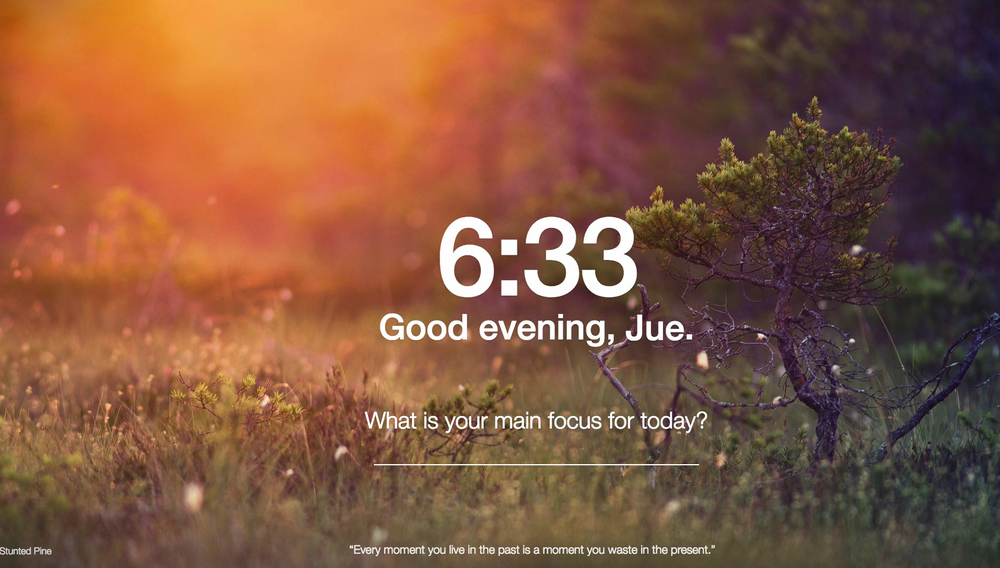
#> input picture watermark.png, 1000 x 568 px, shrunk from 1685 x 957 before the run
$ python measure.py   (Python 2 division)
#> lines starting #> are read from the running program, lines starting #| are printed output that depends on the picture
import re
import cv2
import math
import time
import socket
import numpy as np
from PIL import Image,ImageDraw,ImageFont,ImageGrab

measure = cv2.imread('watermark.png', 1)
#> measure is the input picture: shape (568, 1000, 3); mean B, G, R 62.3, 86.5, 131.8
w, h =measure.shape[:2]
#> w = 568; h = 1000
(measure_B,measure_G,measure_R) = cv2.split(cv2.cvtColor(measure, cv2.COLOR_BGR2YUV))
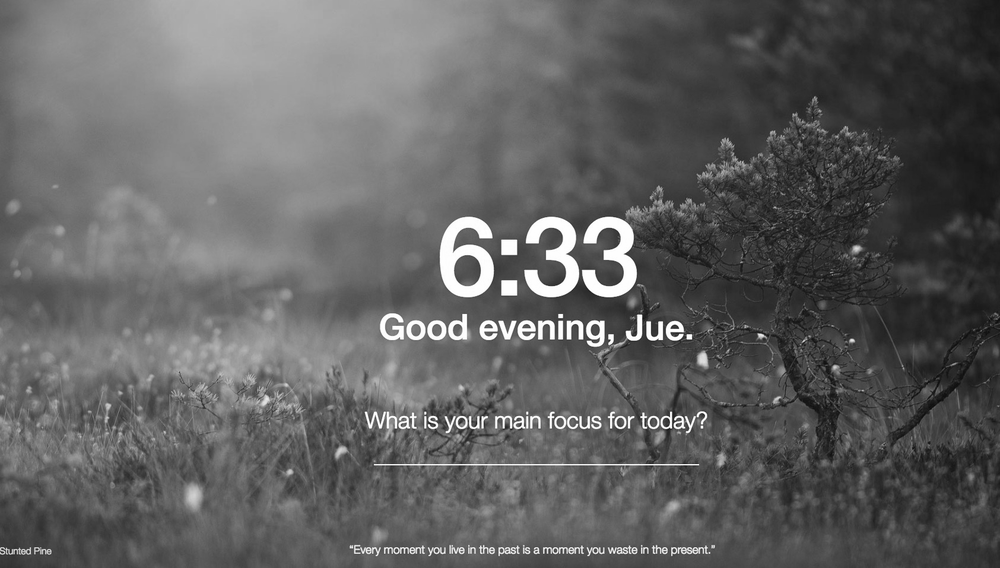
#> measure_B: shape (568, 1000); min 12, max 255, mean 97.3
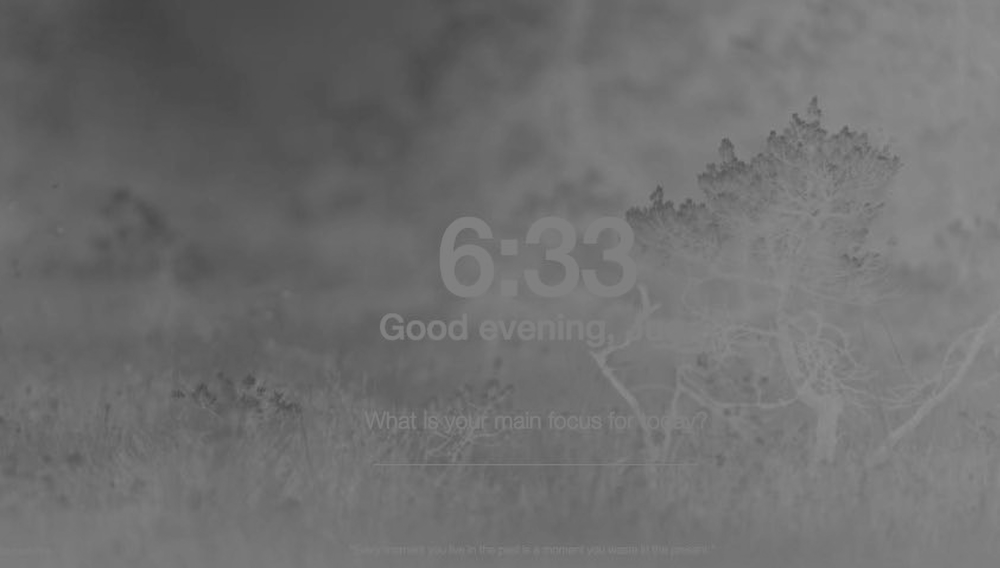
#> measure_G: shape (568, 1000); min 67, max 146, mean 110.8
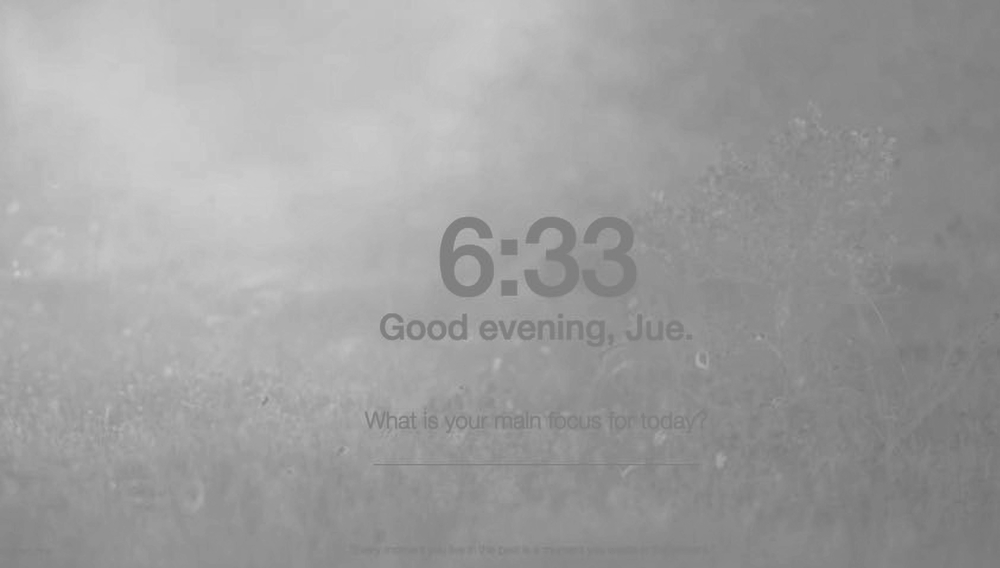
#> measure_R: shape (568, 1000); min 113, max 206, mean 158.3
restore_bin = np.zeros(32)

for i in range(32):
    measure_dft = cv2.dct(np.float32(measure_B[w-4:w,0+4*i:4+4*i]))
    if measure_dft[3,3] > 5:
        restore_bin[i] = 1
#> after the loop, restore_bin = 32 values from 0 to 0

restore_bin_array = np.array(map(int, restore_bin)).reshape((4,8))
restore_ip = np.zeros(4)
for i in range(4):
    for j in range(8):
        restore_ip[i] = restore_ip[i] + restore_bin_array[i][j]*2**(7-j)
#> after the loop, restore_ip = [0, 0, 0, 0]

print str(int(restore_ip[0]))+'.'+str(int(restore_ip[1]))+'.'+str(int(restore_ip[2]))+'.'+str(int(restore_ip[3]))
#| 0.0.0.0

time.sleep(10)
